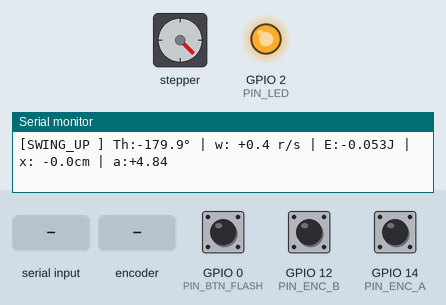
The program below on a simulated ESP8266 (NodeMCU). Parts: stepper motor, output pins drawn as LEDs (lit = HIGH), the last lines printed to the serial monitor. Wiring (inferred from the names in the program): stepper motor driver (200 steps per turn assumed): step GPIO 5; direction GPIO 4. Dashed ring = blinking. The test bench sets the inputs (shaded band); at power-on: GPIO 0 (PIN_BTN_FLASH) HIGH, GPIO 12 (PIN_ENC_B) HIGH, GPIO 14 (PIN_ENC_A) HIGH. Pins used as bus, display or sensor lines are not drawn.

Above: at 2.2 s.
2.3 s: GPIO 0 (PIN_BTN_FLASH) pulled LOW for 0.15 s
At 2.9 s:
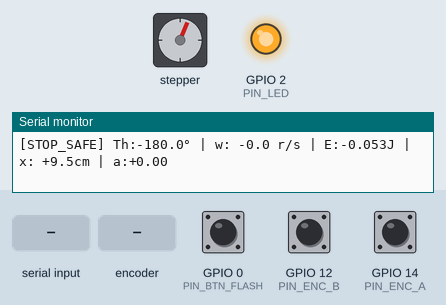
5.4 s: "s\n" received over Serial
At 5.85 s:
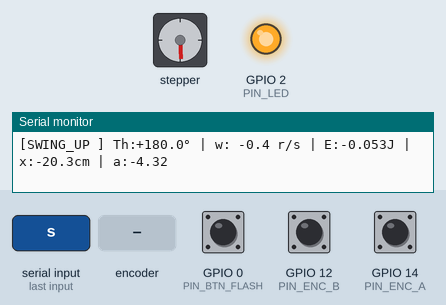
8.4 s: rotary encoder on GPIO 14 (PIN_ENC_A) / GPIO 12 (PIN_ENC_B) turned 3 steps (first pin leading)
12.0 s: "r\n" received over Serial
15.0 s: GPIO 0 (PIN_BTN_FLASH) pulled LOW for 1 s
At 15.25 s:
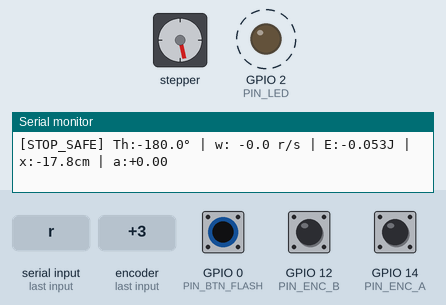
19.0 s: GPIO 0 (PIN_BTN_FLASH) pulled LOW for 0.15 s
At 19.45 s:
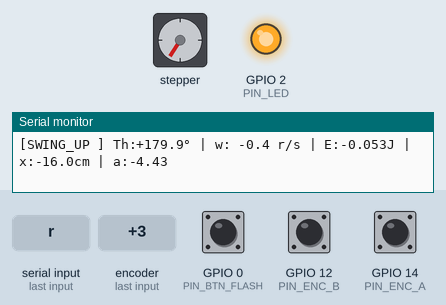
Timing chart, 0 to 25.9 s (numbered marks = the images above; inputs shaded):
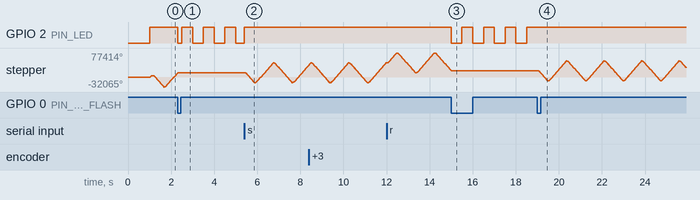

The program:

main.cpp
```cpp
#include <Arduino.h>
#include "config.h"
#include "encoder.h"
#include "stepper_timer.h"
#include "ekf_estimator.h"
#include "controllers.h"
#include "serial_cli.h"

// =================================================================================================
// 🎓 FIRMWARE PENDOLO INVERSO SU GUIDA LINEARE (ESP8266 v4.0 - Modular Architecture)
// =================================================================================================

// Istanze dei moduli di sistema
QuadratureEncoder    encoder;
StepperTimer         stepper;
ExtendedKalmanFilter ekf;
PendulumController   controller;
SerialInterface      serialCli;

// Stato operativo e sicurezza
bool isArmed = true;
int prevBtnVal = HIGH;
unsigned long lastBtnTime = 0;
unsigned long lastControlUs = 0;

void handleHardwareButton() {
    int btnVal = digitalRead(PIN_BTN_FLASH);
    if (btnVal == LOW && prevBtnVal == HIGH && (millis() - lastBtnTime > 250)) {
        lastBtnTime = millis();
        isArmed = !isArmed;
        if (isArmed) {
            Serial.println("\n>>> [SISTEMA ARMATO / START]: Controllo attivo! <<<");
            stepper.resetOdometry();
            controller.resetState();
        } else {
            Serial.println("\n>>> [SISTEMA DISARMATO / STOP]: Motore Disabilitato in Sicurezza! <<<");
            stepper.stop();
            digitalWrite(PIN_LED, HIGH);
        }
    }
    prevBtnVal = btnVal;
}

void setup() {
    // 1. Inizializzazione Interfaccia Seriale
    serialCli.begin(115200);
    delay(1000);
    serialCli.printBanner();

    // 2. Inizializzazione GPIO & Pulsanti
    pinMode(PIN_LED, OUTPUT);
    pinMode(PIN_BTN_FLASH, INPUT_PULLUP);
    digitalWrite(PIN_LED, HIGH);

    // 3. Inizializzazione Hardware Subsystems
    encoder.begin();
    stepper.begin();
    ekf.init(PI); // Zero iniziale a riposo in basso (theta = PI)

    Serial.println("-> Calibrazione completata. Zero posizionato in basso (theta = PI).");
    Serial.println("-> Sistema pronto. Solleva l'asta in alto per agganciare l'LQR!\n");
}

void loop() {
    // A. Gestione Tasto Fisico Onboard (GPIO 0: Start / Stop)
    handleHardwareButton();

    // B. Parser Seriale Non-Bloccante (Zero Timeout / Zero Jitter)
    serialCli.processInput(controller, encoder, stepper, ekf, isArmed);

    unsigned long nowUs = micros();

    // C. Control Loop Real-Time @ 200 Hz (5000 us deterministici)
    if (nowUs - lastControlUs >= CONTROL_PERIOD_US) {
        float dt = (nowUs - lastControlUs) / 1000000.0f;
        lastControlUs = nowUs;

        // 1. Lettura Sensori Odometrici ed Angolari
        float cart_x = stepper.getCartPositionMeters();
        float z_theta = encoder.getWrappedAngle(controller.gains.theta_calib_offset_deg);

        // 2. Filtro di Kalman Dinamico Nonlineare (Stima theta, omega, bias)
        ekf.update(z_theta, controller.filtered_accel, dt);

        // 3. Gestione LED di stato
        if (!isArmed) {
            digitalWrite(PIN_LED, ((millis() / 500) % 2 == 0) ? LOW : HIGH); // Lampeggio lento
        } else {
            digitalWrite(PIN_LED, (controller.state == STATE_LQR_BALANCE) ? LOW : HIGH); // Acceso fisso in LQR
        }

        // 4. Aggiornamento Supervisore Ibrido (FSM)
        controller.updateFSM(ekf.theta, ekf.omega, cart_x, isArmed);

        // 5. Calcolo Legge di Controllo (LQR o Swing-Up)
        float targetVelocity = controller.compute(ekf.theta, ekf.omega, cart_x, dt);

        // 6. Invio Velocita' al Generatore Hardware Timer1
        stepper.setSpeed(targetVelocity);
    }

    // D. Telemetria Seriale a 10 Hz
    serialCli.streamTelemetry(controller, stepper, ekf, isArmed);

    yield(); // Gestione task di sistema ESP8266
}
```

controllers.h
```cpp
#pragma once
#include <Arduino.h>
#include "config.h"

// =================================================================================================
// 🎮 CONTROLLER ENGINE & SUPERVISORE IBRIDO (LQR 5-Stati + Swing-Up Nonlineare)
// =================================================================================================

enum SystemState {
    STATE_DISARMED,      // Motore spento, standby di sicurezza
    STATE_SWING_UP,      // Pompaggio energetico non lineare dal basso
    STATE_LQR_BALANCE    // Stabilizzazione lineare LQR nel cono di cattura
};

class PendulumController {
public:
    PhysicalParams params;
    ControllerGains gains;

    SystemState state = STATE_SWING_UP;
    float cart_x_integral = 0.0f;
    float filtered_accel  = 0.0f;
    float commanded_vel   = 0.0f;

    void resetIntegral() {
        cart_x_integral = 0.0f;
    }

    void resetState() {
        state = STATE_SWING_UP;
        cart_x_integral = 0.0f;
        filtered_accel = 0.0f;
        commanded_vel = 0.0f;
    }

    // Calcolo dell'Energia Meccanica Reale (E = 0 al vertice, E = -E_0 a riposo in basso)
    float computeMechanicalEnergy(float theta, float omega) const {
        return 0.5f * params.J_pivot * omega * omega + params.m_pend * params.g_acc * params.l_com * (cos(theta) - 1.0f);
    }

    // Valutazione transizione di stato della FSM
    void updateFSM(float theta, float omega, float cart_x, bool isArmed) {
        if (!isArmed) {
            state = STATE_DISARMED;
            return;
        }

        float angleDeg = theta * 180.0f / PI;

        if (state == STATE_DISARMED || state == STATE_SWING_UP) {
            // Condizione di cattura nel cono LQR
            if (abs(angleDeg) < gains.catch_angle_deg &&
                abs(omega) < gains.catch_max_omega &&
                abs(cart_x) < (MAX_CART_X - 0.03f)) {
                state = STATE_LQR_BALANCE;
                resetIntegral();
            } else {
                state = STATE_SWING_UP;
            }
        } else if (state == STATE_LQR_BALANCE) {
            // Isteresi di sgancio dal cono LQR
            if (abs(angleDeg) > (gains.catch_angle_deg + 3.0f)) {
                state = STATE_SWING_UP;
                resetIntegral();
            }
        }
    }

    // Calcolo dell'accelerazione e velocita' di comando al carrello
    float compute(float theta, float omega, float cart_x, float dt) {
        if (state == STATE_DISARMED) {
            commanded_vel = 0.0f;
            filtered_accel = 0.0f;
            return 0.0f;
        }

        float raw_accel = 0.0f;
        float angleDeg = theta * 180.0f / PI;

        if (state == STATE_LQR_BALANCE) {
            // --- 1. LQR 5-STATI CON AZIONE INTEGRALE SULLA POSIZIONE ---
            cart_x_integral += cart_x * dt;
            cart_x_integral = constrain(cart_x_integral, -0.15f, 0.15f);

            // Legge di controllo di stato aumentato:
            // a_cmd = (K_th * theta + K_w * omega) + (K_x * x + K_v * v + K_xi * integral(x))
            raw_accel = (gains.K_theta * theta + gains.K_omega * omega) +
                        (gains.K_x * cart_x + gains.K_v * commanded_vel + gains.K_xi * cart_x_integral);

            raw_accel = constrain(raw_accel, -MAX_ACCEL, MAX_ACCEL);
            filtered_accel = 0.25f * filtered_accel + 0.75f * raw_accel;

            commanded_vel += filtered_accel * dt;
            commanded_vel = constrain(commanded_vel, -MAX_VEL, MAX_VEL);

        } else if (state == STATE_SWING_UP) {
            // --- 2. SWING-UP NONLINEARE AD ENERGIA (ÅSTRÖM-FURUTA) ---
            if (gains.enableAutoSwingUp) {
                float E_mech = computeMechanicalEnergy(theta, omega);

                if (abs(angleDeg) > 155.0f && abs(omega) < 0.15f) {
                    // Impulso iniziale di sblocco da riposo
                    raw_accel = (cart_x <= 0.0f) ? 3.50f : -3.50f;
                } else {
                    float a_pump = 0.0f;
                    if (abs(angleDeg) > 70.0f) {
                        float energy_deficit = constrain(-E_mech / params.E_0, 0.25f, 1.0f);
                        a_pump = (omega >= 0.0f ? 1.0f : -1.0f) * (gains.MAX_ACCEL_SWING * energy_deficit);
                    } else {
                        a_pump = -(omega >= 0.0f ? 1.0f : -1.0f) * (cos(theta) >= 0.0f ? 1.0f : -1.0f) * (gains.MAX_ACCEL_SWING * 0.60f);
                    }
                    raw_accel = a_pump - (gains.K_x_swing * cart_x + gains.K_v_swing * commanded_vel);
                }

                raw_accel = constrain(raw_accel, -gains.MAX_ACCEL_SWING, gains.MAX_ACCEL_SWING);
                filtered_accel = 0.30f * filtered_accel + 0.70f * raw_accel;

                commanded_vel += filtered_accel * dt;
                commanded_vel = constrain(commanded_vel, -gains.MAX_VEL_SWING, gains.MAX_VEL_SWING);
            } else {
                commanded_vel = 0.0f;
                filtered_accel = 0.0f;
                resetIntegral();
            }
        }

        // --- 3. SOFT LIMITS DI SICUREZZA SUI FINECORSA ---
        if ((cart_x >= MAX_CART_X && commanded_vel > 0.0f) || (cart_x <= -MAX_CART_X && commanded_vel < 0.0f)) {
            commanded_vel = 0.0f;
            filtered_accel = 0.0f;
            state = STATE_SWING_UP;
        }

        return commanded_vel;
    }
};
```

ekf_estimator.h
```cpp
#pragma once
#include <Arduino.h>
#include "config.h"

// =================================================================================================
// 📐 FILTRO DI KALMAN NONLINEARE DINAMICO (EKF a 3 stati: theta, omega, bias @ 200 Hz)
// =================================================================================================
//
// Equazioni dinamiche nonlineari di Lagrange:
// d(theta)/dt = omega
// d(omega)/dt = (m*g*l / J) * sin(theta - bias) - (m*l / J) * cos(theta) * a_cmd
// d(bias)/dt  = 0 (stima adattiva lenta su residuo in zona lineare)
// =================================================================================================

class ExtendedKalmanFilter {
public:
    float theta;  // Stima angolo filtrato [rad]
    float omega;  // Stima velocita' angolare [rad/s]
    float bias;   // Stima offset di verticalita' dello zero meccanico [rad]

    // Guadagni di Kalman stazionari (calcolati via DARE / Riccati)
    const float L_theta = 0.6845f;
    const float L_omega = 43.37f;
    const float L_bias  = -0.4291f;

    // Parametri dinamici nonlineari
    const float omega_0_sq = 53.69f; // (m * g * l) / J = (0.020 * 9.81 * 0.135) / 0.0004933
    const float alpha      = 5.47f;  // (m * l) / J     = (0.020 * 0.135) / 0.0004933

    void init(float initialTheta = PI) {
        theta = initialTheta;
        omega = 0.0f;
        bias  = 0.0f;
    }

    void update(float z_theta, float commandedAccel, float dt) {
        // 1. Predizione dello stato tramite modello fisico nonlineare
        float theta_pred = theta + dt * omega;
        float omega_pred = omega + dt * (omega_0_sq * sin(theta - bias) - alpha * cos(theta) * commandedAccel);
        float bias_pred  = bias;

        // 2. Residuo di misura sensore vs predizione (avvolto in [-PI, +PI])
        float residual = z_theta - theta_pred;
        while (residual > PI)  residual -= 2.0f * PI;
        while (residual < -PI) residual += 2.0f * PI;

        // 3. Correzione ottima (Fusione Sensore + Modello)
        theta = theta_pred + L_theta * residual;
        omega = omega_pred + L_omega * residual;

        // Stima adattiva lenta del bias solo in prossimita' dell'equilibrio instabile (|theta| < 23 deg)
        if (abs(theta) < 0.40f) {
            bias = bias_pred + L_bias * residual * 0.04f;
            bias = constrain(bias, -0.15f, 0.15f); // Limite max +/- 8.5 gradi
        }

        // Normalizzazione circolare dell'angolo stimato in [-PI, +PI]
        while (theta > PI)  theta -= 2.0f * PI;
        while (theta < -PI) theta += 2.0f * PI;
    }
};
```

encoder.h
```cpp
#pragma once
#include <Arduino.h>
#include "config.h"

// =================================================================================================
// 🔍 DECODIFICA ENCODER OTTICO IN QUADRATURA 4X (Macchina a stati su Look-Up Table)
// =================================================================================================

class QuadratureEncoder {
public:
    static volatile long encoderTicks;
    static volatile int lastEncoded;

    static void IRAM_ATTR isrHandler() {
        int MSB = digitalRead(PIN_ENC_A);
        int LSB = digitalRead(PIN_ENC_B);
        int encoded = (MSB << 1) | LSB;
        int sum = (lastEncoded << 2) | encoded;

        // Transizioni di quadratura valide: orarie (+1) e antiorarie (-1)
        if (sum == 0b0001 || sum == 0b0111 || sum == 0b1110 || sum == 0b1000) encoderTicks++;
        if (sum == 0b0010 || sum == 0b1011 || sum == 0b1101 || sum == 0b0100) encoderTicks--;

        lastEncoded = encoded;
    }

    void begin() {
        pinMode(PIN_ENC_A, INPUT_PULLUP);
        pinMode(PIN_ENC_B, INPUT_PULLUP);

        int MSB = digitalRead(PIN_ENC_A);
        int LSB = digitalRead(PIN_ENC_B);
        lastEncoded = (MSB << 1) | LSB;

        attachInterrupt(digitalPinToInterrupt(PIN_ENC_A), isrHandler, CHANGE);
        attachInterrupt(digitalPinToInterrupt(PIN_ENC_B), isrHandler, CHANGE);
        reset();
    }

    void reset() {
        noInterrupts();
        encoderTicks = 0;
        interrupts();
    }

    long getTicksAtomic() const {
        noInterrupts();
        long ticks = encoderTicks;
        interrupts();
        return ticks;
    }

    // Calcola l'angolo grezzo avvolto in [-PI, +PI] con 0 = Verticale in Alto, +/- PI = In Basso
    float getWrappedAngle(float calibOffsetDeg = 0.0f) const {
        long ticks = getTicksAtomic();
        float offsetRad = calibOffsetDeg * PI / 180.0f;
        float rawAngle = PI - ((float)ticks * (2.0f * PI / ENCODER_CPR)) - offsetRad;

        float z = fmod(rawAngle + PI, 2.0f * PI);
        if (z < 0) z += 2.0f * PI;
        return z - PI;
    }
};

// Allocazione storage statico
volatile long QuadratureEncoder::encoderTicks = 0;
volatile int QuadratureEncoder::lastEncoded = 0;
```

stepper_timer.h
```cpp
#pragma once
#include <Arduino.h>
#include "config.h"

// =================================================================================================
// ⚙️ GENERATORE DI PASSI HARDWARE (Timer1 @ 50 kHz - DDA / Bresenham)
// =================================================================================================

class StepperTimer {
public:
    static volatile long targetStepSpeed;      // Velocita' richiesta in microstep/sec (+/-)
    static volatile long stepTimerAccum;       // Accumulatore di fase DDA
    static volatile long physicalStepsEmitted; // Odometria esatta dei passi eseguiti (+/-)
    static volatile bool stepPinState;         // Livello logico del pin STEP

    static void IRAM_ATTR isrHandler() {
        if (targetStepSpeed == 0) {
            if (stepPinState) {
                stepPinState = false;
                digitalWrite(PIN_STEP, LOW);
            }
            return;
        }

        // Imposta la direzione logica prima di emettere l'impulso
        if (targetStepSpeed > 0) {
            digitalWrite(PIN_DIR, HIGH);
            stepTimerAccum += (2 * targetStepSpeed);
        } else {
            digitalWrite(PIN_DIR, LOW);
            stepTimerAccum += (2 * (-targetStepSpeed));
        }

        // Accumulatore Bresenham: genera onde quadre a 50% duty cycle
        while (stepTimerAccum >= TIMER_FREQ_HZ) {
            stepTimerAccum -= TIMER_FREQ_HZ;
            stepPinState = !stepPinState;
            digitalWrite(PIN_STEP, stepPinState ? HIGH : LOW);
            if (stepPinState) {
                // Conteggio odometrico sul fronte di salita (Rising Edge)
                physicalStepsEmitted += (targetStepSpeed > 0) ? 1 : -1;
            }
        }
    }

    void begin() {
        pinMode(PIN_STEP, OUTPUT);
        pinMode(PIN_DIR, OUTPUT);
        digitalWrite(PIN_STEP, LOW);
        digitalWrite(PIN_DIR, HIGH);

        resetOdometry();
        setSpeed(0.0f);

        // Timer1 @ 50 kHz: CPU 80 MHz / 16 = 5 MHz -> 100 tick = 20 microsecondi
        timer1_attachInterrupt(isrHandler);
        timer1_enable(TIM_DIV16, TIM_EDGE, TIM_LOOP);
        timer1_write(100);
    }

    void setSpeed(float cartVelocityMps) {
        long stepsPerSec = (long)(cartVelocityMps * STEPS_PER_METER);
        noInterrupts();
        targetStepSpeed = stepsPerSec;
        interrupts();
    }

    void stop() {
        setSpeed(0.0f);
        digitalWrite(PIN_STEP, LOW);
    }

    void resetOdometry() {
        noInterrupts();
        physicalStepsEmitted = 0;
        stepTimerAccum = 0;
        interrupts();
    }

    long getStepsAtomic() const {
        noInterrupts();
        long steps = physicalStepsEmitted;
        interrupts();
        return steps;
    }

    float getCartPositionMeters() const {
        return (float)getStepsAtomic() / STEPS_PER_METER;
    }
};

// Allocazione storage statico
volatile long StepperTimer::targetStepSpeed = 0;
volatile long StepperTimer::stepTimerAccum = 0;
volatile long StepperTimer::physicalStepsEmitted = 0;
volatile bool StepperTimer::stepPinState = false;
```

Source omitted: serial_cli.h (5323 bytes), config.h (4760 bytes)

Measured:
- after the input at 2.3 s, GPIO 2 (PIN_LED): HIGH → LOW at once, then repeats every 1.0 s: HIGH 0.50 s, LOW 0.50 s
- after the input at 5.4 s, stepper: turns 31744° counter-clockwise in 0.46 s, then 63480° clockwise in 0.83 s, then 63475° counter-clockwise in 0.84 s, then 55949° clockwise in 0.74 s
- after the input at 15.0 s, GPIO 2 (PIN_LED): alternates HIGH for 0.50 s and LOW for 0.50 s, starting at once
